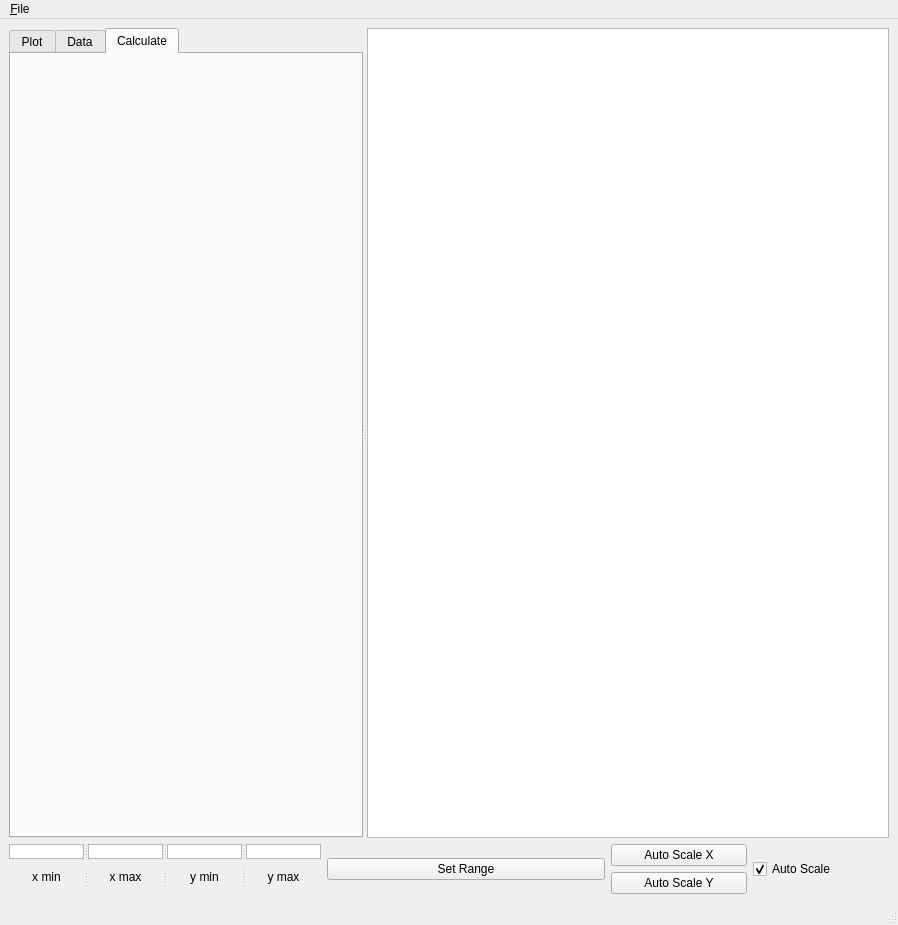
<?xml version="1.0" encoding="UTF-8"?>
<ui version="4.0">
 <class>MainWindow</class>
 <widget class="QMainWindow" name="MainWindow">
  <property name="geometry">
   <rect>
    <x>0</x>
    <y>0</y>
    <width>898</width>
    <height>925</height>
   </rect>
  </property>
  <property name="windowTitle">
   <string>MainWindow</string>
  </property>
  <widget class="QWidget" name="centralwidget">
   <layout class="QVBoxLayout" name="verticalLayout_4">
    <item>
     <widget class="QSplitter" name="splitter_3">
      <property name="sizePolicy">
       <sizepolicy hsizetype="Expanding" vsizetype="Expanding">
        <horstretch>0</horstretch>
        <verstretch>0</verstretch>
       </sizepolicy>
      </property>
      <property name="orientation">
       <enum>Qt::Horizontal</enum>
      </property>
      <widget class="QTabWidget" name="tabWidget">
       <property name="sizePolicy">
        <sizepolicy hsizetype="Minimum" vsizetype="Minimum">
         <horstretch>0</horstretch>
         <verstretch>0</verstretch>
        </sizepolicy>
       </property>
       <property name="tabShape">
        <enum>QTabWidget::Rounded</enum>
       </property>
       <property name="currentIndex">
        <number>2</number>
       </property>
       <property name="elideMode">
        <enum>Qt::ElideNone</enum>
       </property>
       <property name="documentMode">
        <bool>false</bool>
       </property>
       <property name="tabsClosable">
        <bool>false</bool>
       </property>
       <property name="movable">
        <bool>false</bool>
       </property>
       <widget class="QWidget" name="tab">
        <attribute name="title">
         <string>Plot</string>
        </attribute>
        <widget class="QWidget" name="layoutWidget">
         <property name="geometry">
          <rect>
           <x>9</x>
           <y>9</y>
           <width>104</width>
           <height>707</height>
          </rect>
         </property>
         <layout class="QHBoxLayout" name="horizontalLayout_3">
          <item>
           <layout class="QVBoxLayout" name="verticalLayout">
            <item>
             <widget class="QLabel" name="label_11">
              <property name="text">
               <string>Plot to edit:</string>
              </property>
             </widget>
            </item>
            <item>
             <widget class="QComboBox" name="comboBox_selectPlot">
              <property name="editable">
               <bool>false</bool>
              </property>
              <property name="currentText">
               <string notr="true"/>
              </property>
             </widget>
            </item>
            <item>
             <widget class="QCheckBox" name="checkBox_connect">
              <property name="text">
               <string>Connect</string>
              </property>
              <property name="checked">
               <bool>true</bool>
              </property>
             </widget>
            </item>
            <item>
             <widget class="QCheckBox" name="checkBox_points">
              <property name="text">
               <string>Points</string>
              </property>
              <property name="checked">
               <bool>true</bool>
              </property>
             </widget>
            </item>
            <item>
             <widget class="QCheckBox" name="checkBox_grid">
              <property name="text">
               <string>Grid</string>
              </property>
              <property name="checked">
               <bool>true</bool>
              </property>
             </widget>
            </item>
            <item>
             <widget class="ColorButton" name="btn_color1">
              <property name="sizePolicy">
               <sizepolicy hsizetype="Fixed" vsizetype="Fixed">
                <horstretch>0</horstretch>
                <verstretch>0</verstretch>
               </sizepolicy>
              </property>
              <property name="maximumSize">
               <size>
                <width>100</width>
                <height>23</height>
               </size>
              </property>
             </widget>
            </item>
            <item>
             <widget class="QLabel" name="label_5">
              <property name="text">
               <string>Background Color</string>
              </property>
             </widget>
            </item>
            <item>
             <spacer name="verticalSpacer">
              <property name="orientation">
               <enum>Qt::Vertical</enum>
              </property>
              <property name="sizeHint" stdset="0">
               <size>
                <width>20</width>
                <height>40</height>
               </size>
              </property>
             </spacer>
            </item>
            <item>
             <widget class="ColorButton" name="btn_color2">
              <property name="sizePolicy">
               <sizepolicy hsizetype="Fixed" vsizetype="Fixed">
                <horstretch>0</horstretch>
                <verstretch>0</verstretch>
               </sizepolicy>
              </property>
              <property name="maximumSize">
               <size>
                <width>100</width>
                <height>23</height>
               </size>
              </property>
             </widget>
            </item>
            <item>
             <widget class="QLabel" name="label_6">
              <property name="text">
               <string>Line Color</string>
              </property>
             </widget>
            </item>
            <item>
             <spacer name="verticalSpacer_2">
              <property name="orientation">
               <enum>Qt::Vertical</enum>
              </property>
              <property name="sizeHint" stdset="0">
               <size>
                <width>20</width>
                <height>40</height>
               </size>
              </property>
             </spacer>
            </item>
            <item>
             <widget class="ColorButton" name="btn_color3">
              <property name="sizePolicy">
               <sizepolicy hsizetype="Fixed" vsizetype="Fixed">
                <horstretch>0</horstretch>
                <verstretch>0</verstretch>
               </sizepolicy>
              </property>
              <property name="maximumSize">
               <size>
                <width>100</width>
                <height>23</height>
               </size>
              </property>
             </widget>
            </item>
            <item>
             <widget class="QLabel" name="label_7">
              <property name="text">
               <string>Point Color</string>
              </property>
             </widget>
            </item>
            <item>
             <spacer name="verticalSpacer_3">
              <property name="orientation">
               <enum>Qt::Vertical</enum>
              </property>
              <property name="sizeHint" stdset="0">
               <size>
                <width>20</width>
                <height>40</height>
               </size>
              </property>
             </spacer>
            </item>
            <item>
             <widget class="ColorButton" name="btn_color4">
              <property name="sizePolicy">
               <sizepolicy hsizetype="Fixed" vsizetype="Fixed">
                <horstretch>0</horstretch>
                <verstretch>0</verstretch>
               </sizepolicy>
              </property>
              <property name="maximumSize">
               <size>
                <width>100</width>
                <height>23</height>
               </size>
              </property>
             </widget>
            </item>
            <item>
             <widget class="QLabel" name="label_8">
              <property name="text">
               <string>Axis Color</string>
              </property>
             </widget>
            </item>
            <item>
             <spacer name="verticalSpacer_4">
              <property name="orientation">
               <enum>Qt::Vertical</enum>
              </property>
              <property name="sizeHint" stdset="0">
               <size>
                <width>20</width>
                <height>40</height>
               </size>
              </property>
             </spacer>
            </item>
            <item>
             <widget class="MemoryButton" name="list_pointShapes">
              <property name="text">
               <string>Point Shape</string>
              </property>
             </widget>
            </item>
            <item>
             <widget class="QSlider" name="slider_pointSize">
              <property name="sizePolicy">
               <sizepolicy hsizetype="Fixed" vsizetype="Fixed">
                <horstretch>0</horstretch>
                <verstretch>0</verstretch>
               </sizepolicy>
              </property>
              <property name="maximum">
               <number>500</number>
              </property>
              <property name="singleStep">
               <number>1</number>
              </property>
              <property name="pageStep">
               <number>50</number>
              </property>
              <property name="orientation">
               <enum>Qt::Horizontal</enum>
              </property>
              <property name="tickPosition">
               <enum>QSlider::TicksBelow</enum>
              </property>
              <property name="tickInterval">
               <number>50</number>
              </property>
             </widget>
            </item>
            <item>
             <widget class="QLabel" name="label_9">
              <property name="text">
               <string>Point Size</string>
              </property>
             </widget>
            </item>
            <item>
             <spacer name="verticalSpacer_5">
              <property name="orientation">
               <enum>Qt::Vertical</enum>
              </property>
              <property name="sizeHint" stdset="0">
               <size>
                <width>20</width>
                <height>40</height>
               </size>
              </property>
             </spacer>
            </item>
            <item>
             <widget class="QSlider" name="slider_lineSize">
              <property name="sizePolicy">
               <sizepolicy hsizetype="Fixed" vsizetype="Fixed">
                <horstretch>0</horstretch>
                <verstretch>0</verstretch>
               </sizepolicy>
              </property>
              <property name="maximum">
               <number>500</number>
              </property>
              <property name="singleStep">
               <number>1</number>
              </property>
              <property name="pageStep">
               <number>50</number>
              </property>
              <property name="orientation">
               <enum>Qt::Horizontal</enum>
              </property>
              <property name="tickPosition">
               <enum>QSlider::TicksBelow</enum>
              </property>
              <property name="tickInterval">
               <number>50</number>
              </property>
             </widget>
            </item>
            <item>
             <widget class="QLabel" name="label_10">
              <property name="text">
               <string>Line Size</string>
              </property>
             </widget>
            </item>
            <item>
             <spacer name="verticalSpacer_6">
              <property name="orientation">
               <enum>Qt::Vertical</enum>
              </property>
              <property name="sizeHint" stdset="0">
               <size>
                <width>20</width>
                <height>40</height>
               </size>
              </property>
             </spacer>
            </item>
           </layout>
          </item>
         </layout>
        </widget>
       </widget>
       <widget class="QWidget" name="tab_2">
        <attribute name="title">
         <string>Data</string>
        </attribute>
        <layout class="QVBoxLayout" name="verticalLayout_5"/>
       </widget>
       <widget class="QWidget" name="tab_3">
        <attribute name="title">
         <string>Calculate</string>
        </attribute>
        <layout class="QVBoxLayout" name="verticalLayout_6"/>
       </widget>
      </widget>
      <widget class="PlotWidget" name="plot">
       <property name="sizePolicy">
        <sizepolicy hsizetype="Expanding" vsizetype="Expanding">
         <horstretch>0</horstretch>
         <verstretch>0</verstretch>
        </sizepolicy>
       </property>
       <property name="sizeIncrement">
        <size>
         <width>10</width>
         <height>10</height>
        </size>
       </property>
      </widget>
     </widget>
    </item>
    <item>
     <layout class="QHBoxLayout" name="horizontalLayout">
      <item>
       <layout class="QVBoxLayout" name="verticalLayout_2">
        <property name="spacing">
         <number>0</number>
        </property>
        <property name="topMargin">
         <number>0</number>
        </property>
        <item>
         <widget class="QSplitter" name="splitter_2">
          <property name="sizePolicy">
           <sizepolicy hsizetype="Expanding" vsizetype="Minimum">
            <horstretch>0</horstretch>
            <verstretch>0</verstretch>
           </sizepolicy>
          </property>
          <property name="orientation">
           <enum>Qt::Horizontal</enum>
          </property>
          <widget class="SpinBox" name="spin_x_min">
           <property name="sizePolicy">
            <sizepolicy hsizetype="Fixed" vsizetype="Fixed">
             <horstretch>0</horstretch>
             <verstretch>0</verstretch>
            </sizepolicy>
           </property>
           <property name="minimumSize">
            <size>
             <width>0</width>
             <height>0</height>
            </size>
           </property>
           <property name="maximumSize">
            <size>
             <width>75</width>
             <height>15</height>
            </size>
           </property>
           <property name="baseSize">
            <size>
             <width>30</width>
             <height>15</height>
            </size>
           </property>
          </widget>
          <widget class="SpinBox" name="spin_x_max">
           <property name="sizePolicy">
            <sizepolicy hsizetype="Fixed" vsizetype="Fixed">
             <horstretch>0</horstretch>
             <verstretch>0</verstretch>
            </sizepolicy>
           </property>
           <property name="minimumSize">
            <size>
             <width>0</width>
             <height>0</height>
            </size>
           </property>
           <property name="maximumSize">
            <size>
             <width>75</width>
             <height>15</height>
            </size>
           </property>
           <property name="baseSize">
            <size>
             <width>30</width>
             <height>15</height>
            </size>
           </property>
          </widget>
          <widget class="SpinBox" name="spin_y_min">
           <property name="sizePolicy">
            <sizepolicy hsizetype="Fixed" vsizetype="Fixed">
             <horstretch>0</horstretch>
             <verstretch>0</verstretch>
            </sizepolicy>
           </property>
           <property name="minimumSize">
            <size>
             <width>0</width>
             <height>0</height>
            </size>
           </property>
           <property name="maximumSize">
            <size>
             <width>75</width>
             <height>15</height>
            </size>
           </property>
           <property name="baseSize">
            <size>
             <width>30</width>
             <height>15</height>
            </size>
           </property>
          </widget>
          <widget class="SpinBox" name="spin_y_max">
           <property name="enabled">
            <bool>true</bool>
           </property>
           <property name="sizePolicy">
            <sizepolicy hsizetype="Fixed" vsizetype="Fixed">
             <horstretch>0</horstretch>
             <verstretch>0</verstretch>
            </sizepolicy>
           </property>
           <property name="minimumSize">
            <size>
             <width>0</width>
             <height>0</height>
            </size>
           </property>
           <property name="maximumSize">
            <size>
             <width>75</width>
             <height>15</height>
            </size>
           </property>
           <property name="baseSize">
            <size>
             <width>30</width>
             <height>15</height>
            </size>
           </property>
          </widget>
         </widget>
        </item>
        <item>
         <widget class="QSplitter" name="splitter">
          <property name="orientation">
           <enum>Qt::Horizontal</enum>
          </property>
          <widget class="QLabel" name="label_3">
           <property name="sizePolicy">
            <sizepolicy hsizetype="Fixed" vsizetype="Fixed">
             <horstretch>0</horstretch>
             <verstretch>0</verstretch>
            </sizepolicy>
           </property>
           <property name="minimumSize">
            <size>
             <width>5</width>
             <height>10</height>
            </size>
           </property>
           <property name="maximumSize">
            <size>
             <width>75</width>
             <height>100</height>
            </size>
           </property>
           <property name="text">
            <string>x min</string>
           </property>
           <property name="alignment">
            <set>Qt::AlignCenter</set>
           </property>
          </widget>
          <widget class="QLabel" name="label_4">
           <property name="sizePolicy">
            <sizepolicy hsizetype="Fixed" vsizetype="Fixed">
             <horstretch>0</horstretch>
             <verstretch>0</verstretch>
            </sizepolicy>
           </property>
           <property name="minimumSize">
            <size>
             <width>5</width>
             <height>10</height>
            </size>
           </property>
           <property name="maximumSize">
            <size>
             <width>75</width>
             <height>100</height>
            </size>
           </property>
           <property name="text">
            <string>x max</string>
           </property>
           <property name="alignment">
            <set>Qt::AlignCenter</set>
           </property>
          </widget>
          <widget class="QLabel" name="label">
           <property name="sizePolicy">
            <sizepolicy hsizetype="Fixed" vsizetype="Fixed">
             <horstretch>0</horstretch>
             <verstretch>0</verstretch>
            </sizepolicy>
           </property>
           <property name="minimumSize">
            <size>
             <width>5</width>
             <height>10</height>
            </size>
           </property>
           <property name="maximumSize">
            <size>
             <width>75</width>
             <height>100</height>
            </size>
           </property>
           <property name="text">
            <string>y min</string>
           </property>
           <property name="alignment">
            <set>Qt::AlignCenter</set>
           </property>
          </widget>
          <widget class="QLabel" name="label_2">
           <property name="sizePolicy">
            <sizepolicy hsizetype="Fixed" vsizetype="Fixed">
             <horstretch>0</horstretch>
             <verstretch>0</verstretch>
            </sizepolicy>
           </property>
           <property name="minimumSize">
            <size>
             <width>5</width>
             <height>10</height>
            </size>
           </property>
           <property name="maximumSize">
            <size>
             <width>75</width>
             <height>100</height>
            </size>
           </property>
           <property name="text">
            <string>y max</string>
           </property>
           <property name="scaledContents">
            <bool>false</bool>
           </property>
           <property name="alignment">
            <set>Qt::AlignCenter</set>
           </property>
          </widget>
         </widget>
        </item>
       </layout>
      </item>
      <item>
       <widget class="QPushButton" name="btn_setRange">
        <property name="text">
         <string>Set Range</string>
        </property>
       </widget>
      </item>
      <item>
       <layout class="QHBoxLayout" name="horizontalLayout_2">
        <item>
         <layout class="QVBoxLayout" name="verticalLayout_3">
          <item>
           <widget class="QPushButton" name="btn_autoScaleX">
            <property name="text">
             <string>Auto Scale X</string>
            </property>
           </widget>
          </item>
          <item>
           <widget class="QPushButton" name="btn_autoScaleY">
            <property name="text">
             <string>Auto Scale Y</string>
            </property>
           </widget>
          </item>
         </layout>
        </item>
        <item>
         <widget class="QCheckBox" name="checkBox_autoScale">
          <property name="text">
           <string>Auto Scale</string>
          </property>
          <property name="checked">
           <bool>true</bool>
          </property>
         </widget>
        </item>
       </layout>
      </item>
     </layout>
    </item>
   </layout>
  </widget>
  <widget class="QStatusBar" name="statusbar"/>
  <widget class="QMenuBar" name="menubar">
   <property name="geometry">
    <rect>
     <x>0</x>
     <y>0</y>
     <width>898</width>
     <height>21</height>
    </rect>
   </property>
   <widget class="QMenu" name="menuFile">
    <property name="title">
     <string>&amp;File</string>
    </property>
    <addaction name="file_open"/>
   </widget>
   <addaction name="menuFile"/>
  </widget>
  <action name="actionFile">
   <property name="text">
    <string>&amp;File</string>
   </property>
   <property name="shortcut">
    <string>F</string>
   </property>
  </action>
  <action name="file_open">
   <property name="text">
    <string>&amp;Open</string>
   </property>
   <property name="shortcut">
    <string>Ctrl+O</string>
   </property>
  </action>
  <action name="actionSave">
   <property name="text">
    <string>Save</string>
   </property>
   <property name="shortcut">
    <string>Ctrl+S</string>
   </property>
  </action>
  <action name="file_update">
   <property name="text">
    <string>Update</string>
   </property>
  </action>
  <action name="actionCircle">
   <property name="checkable">
    <bool>false</bool>
   </property>
   <property name="enabled">
    <bool>true</bool>
   </property>
   <property name="text">
    <string>Circle</string>
   </property>
  </action>
  <action name="actionSquare">
   <property name="text">
    <string>Square</string>
   </property>
  </action>
  <action name="actionTriangle">
   <property name="text">
    <string>Triangle</string>
   </property>
  </action>
  <action name="actionDiamond">
   <property name="text">
    <string>Diamond</string>
   </property>
  </action>
  <action name="actionPlus">
   <property name="text">
    <string>Plus</string>
   </property>
  </action>
 </widget>
 <customwidgets>
  <customwidget>
   <class>PlotWidget</class>
   <extends>QGraphicsView</extends>
   <header>pyqtgraph</header>
  </customwidget>
  <customwidget>
   <class>SpinBox</class>
   <extends>QGraphicsView</extends>
   <header>pyqtgraph</header>
  </customwidget>
  <customwidget>
   <class>ColorButton</class>
   <extends>QGraphicsView</extends>
   <header>pyqtgraph</header>
  </customwidget>
  <customwidget>
   <class>MemoryButton</class>
   <extends>QPushButton</extends>
   <header>memorybutton</header>
  </customwidget>
 </customwidgets>
 <resources/>
 <connections/>
</ui>
